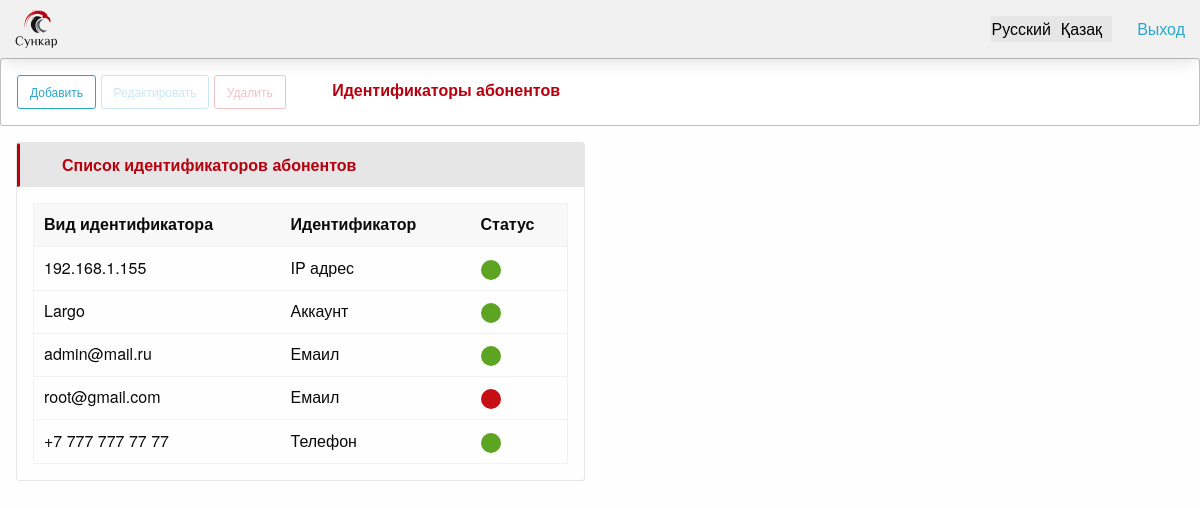
/person_identifiers/, run on an earlier commit of the app's database.
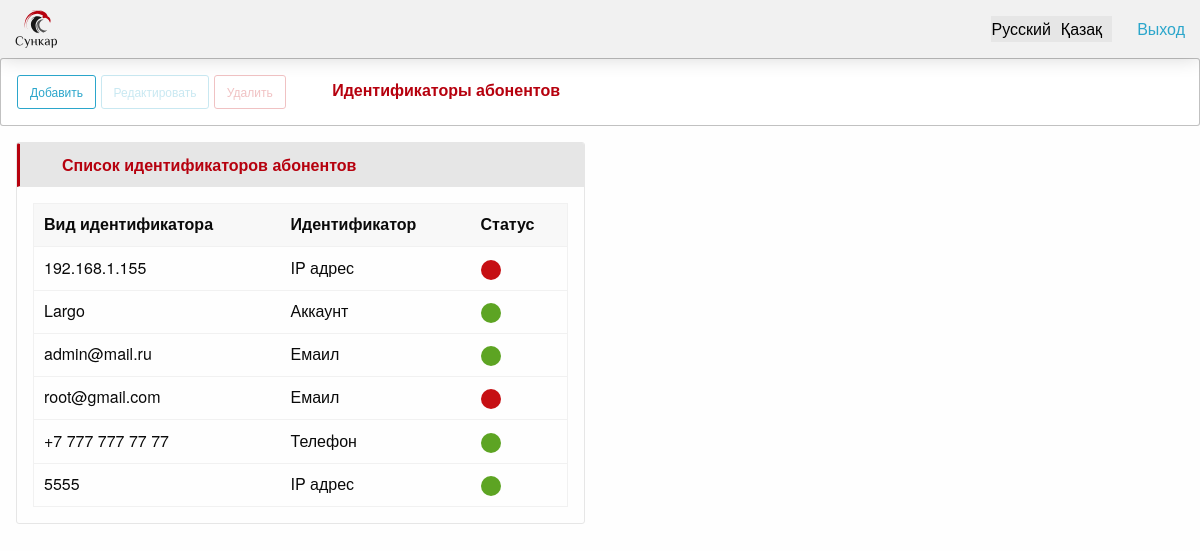
And on a later commit of the database.
### apps/kernel/models.py (models this page shows, shortened)
class PersonIdentifier(TimestampMixin):
    class Meta:
        verbose_name = 'Идентификатор абонента'
        verbose_name_plural = 'Идентификаторы абонентов'
        permissions = (
            (
                'menu_view_person_identifiers',
                'Идентификаторы абонентов - в Меню'
            ),
        )
    name = models.CharField(
        max_length=256,
        verbose_name=_('person_identifiers_name')
    )
    kind = models.CharField(
        max_length=16,
        choices=PERSONIDENTIFIER_KIND,
        verbose_name=_('person_identifiers_kind')
    )
    state = models.BooleanField(
        default=True,
        verbose_name='Статус'
    )

### apps/kernel/views.py (the view)
class PersonIdentifierView(ListView):
    template_name = 'kernel/person_identifier/index.html'
    model = models.PersonIdentifier
    context_object_name = 'person_identifiers'
    def get_context_data(self, *, object_list=None, **kwargs):
        ctx = super().get_context_data(**kwargs)
        ctx['form_obj'] = forms.PersonIdentifierForm
        return ctx

### apps/system/context_processors.py (called while the page is built, shortened)
def menu_context(request):
    context_data = dict()
    user = request.user
    if not request.user.is_authenticated:
        return context_data

### apps/kernel/templates/kernel/person_identifier/index.html (shortened to what this page needs)
{% extends 'kernel/person_identifier/base_person_identifier.html' %}
{% load i18n %}
{% block actions %}
    <a class="button small hollow button_custom" onclick="onAdd()">
        {% translate 'add_button' %}
    </a>
    <button class="button small hollow button_custom action_button" disabled onclick="onEdit(this)">
        {% translate 'edit_button' %}
    </button>
    <button class="button small hollow alert button_custom action_button" disabled data-open="delete-window"
            onclick="onDelete(this)">
        {% translate 'delete_button' %}
    </button>
    <span class="headers_section">
        {% translate 'header_section_person_id' %}
    </span>
{% endblock %}
{% block content %}
    <div class="card">
        <div class="card-divider">
            <span class="headers_local">
                {% translate 'header_list_person_id' %}
            </span>
        </div>
        <div class="card-section">
            <table class="unstriped">
                <thead>
                <tr>
                    <th>{% translate 'person_id_table_kind' %}</th>
                    <th>{% translate 'person_id_table_id' %}</th>
                    <th>{% translate 'person_id_table_state' %}</th>
                </tr>
                </thead>
                <tbody>
                {% for obj in person_identifiers %}
                    <tr class="items" id="{{ obj.id }}">
                        <td>
                            {{ obj.name }}
                        </td>
                        <td>
                            {{ obj.get_kind_display }}
                        </td>
                        <td>
                            {% if obj.state %}
                                <span class="badge success">&nbsp;</span>
                            {% else %}
                                <span class="badge alert">&nbsp;</span>
                            {% endif %}
                        </td>
                    </tr>
                {% endfor %}
                </tbody>
            </table>
        </div>
    </div>
{% endblock %}

What changed in the data, as far as the page shows it:
changed PersonIdentifier (number 1 of 6 on the later page): state True → False (drawn)
added PersonIdentifier: name "5555", kind "IP адрес", state True (drawn)
